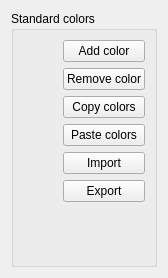
             <widget class="QWidget" name="scrollAreaWidgetContents">
              <property name="geometry">
               <rect>
                <x>0</x>
                <y>0</y>
                <width>168</width>
                <height>278</height>
               </rect>
              </property>
              <layout class="QHBoxLayout" name="horizontalLayout_46">
               <item>
                <widget class="QgsCollapsibleGroupBox" name="groupBox_7">
                 <property name="title">
                  <string>Standard colors</string>
                 </property>
                 <layout class="QGridLayout" name="gridLayout_12">
                  <item row="3" column="1">
                   <widget class="QPushButton" name="mButtonPasteColors">
                    <property name="text">
                     <string>Paste colors</string>
                    </property>
                   </widget>
                  </item>
                  <item row="5" column="1">
                   <widget class="QPushButton" name="mButtonExportColors">
                    <property name="text">
                     <string>Export</string>
                    </property>
                   </widget>
                  </item>
                  <item row="0" column="1">
                   <widget class="QPushButton" name="mButtonAddColor">
                    <property name="text">
                     <string>Add color</string>
                    </property>
                   </widget>
                  </item>
                  <item row="1" column="1">
                   <widget class="QPushButton" name="mButtonRemoveColor">
                    <property name="text">
                     <string>Remove color</string>
                    </property>
                   </widget>
                  </item>
                  <item row="6" column="1">
                   <spacer name="verticalSpacer_12">
                    <property name="orientation">
                     <enum>Qt::Vertical</enum>
                    </property>
                    <property name="sizeHint" stdset="0">
                     <size>
                      <width>20</width>
                      <height>40</height>
                     </size>
                    </property>
                   </spacer>
                  </item>
                  <item row="2" column="1">
                   <widget class="QPushButton" name="mButtonCopyColors">
                    <property name="text">
                     <string>Copy colors</string>
                    </property>
                   </widget>
                  </item>
                  <item row="4" column="1">
                   <widget class="QPushButton" name="mButtonImportColors">
                    <property name="text">
                     <string>Import</string>
                    </property>
                   </widget>
                  </item>
                  <item row="0" column="0" rowspan="8">
                   <widget class="QgsColorSchemeList" name="mTreeCustomColors" native="true"/>
                  </item>
                 </layout>
                </widget>
               </item>
              </layout>
             </widget>
